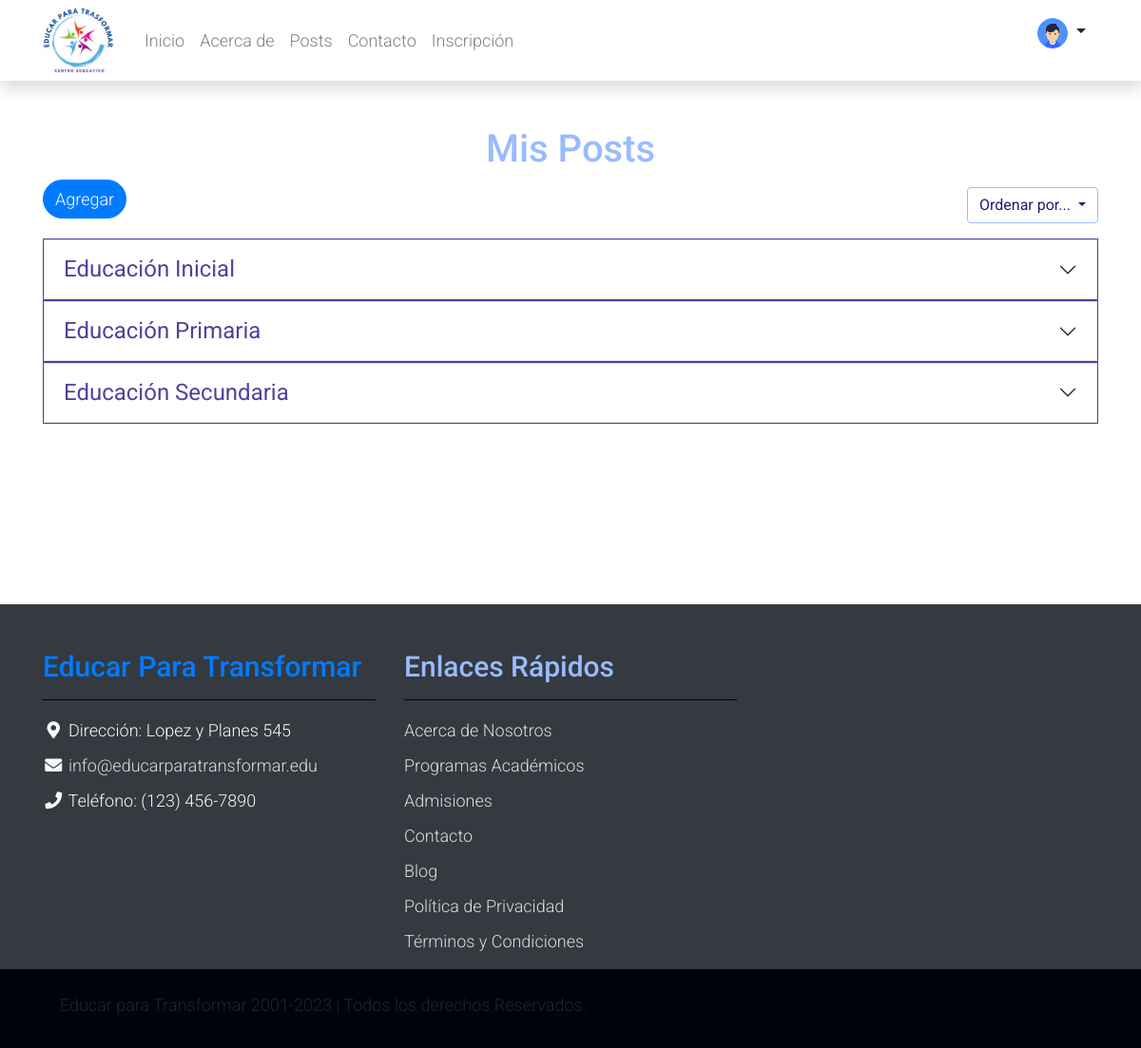
The app's page /misposts/?sort=a (signed in) with its own data.
### apps/usuario/models.py (models this page shows, shortened)
class Usuario(AbstractUser):
    imagen= models.ImageField(null=True,blank=True,upload_to='usuario',default='usuario/user-default.jpg')
    email = models.EmailField(unique= True, blank=False)
    es_colaborador = models.BooleanField(default=False)

### apps/posts/models.py (models this page shows, shortened)
class Post(models.Model):
    titulo = models.CharField(max_length=50, null=False)
    subtitulo = models.CharField(max_length=100, null=True, blank=True)
    fecha = models.DateTimeField(auto_now_add=True)
    texto = models.TextField(null=False)
    activo = models.BooleanField(default=True)
    categoria = models.ForeignKey(
        Categoria, on_delete=models.SET_NULL, null=True, default='Sin Categoria')
    imagen = models.ImageField(
        null=True, blank=True, upload_to='media/', default='static/post_default.png')
    publicado = models.DateTimeField(default=timezone.now)
    usuario = models.ForeignKey(Usuario, on_delete=models.CASCADE, default=1)
    class Meta:
        ordering = ['-publicado']

### apps/posts/views.py (the view)
# urls.py: path('misposts/', postUser, name='postUser'),
def postUser(request):
    postsUser = Post.objects.filter(usuario=request.user)
    sort_param = request.GET.get('sort')
    if sort_param == 'asc':
        postsorder = Post.objects.filter(
            usuario=request.user).order_by('fecha')
        return render(request, 'posts/Misposts.html', {'posts': postsorder})
    elif sort_param == 'desc':
        postsorder = Post.objects.filter(
            usuario=request.user).order_by('-fecha')
        return render(request, 'posts/Misposts.html', {'posts': postsorder})
    elif sort_param == 'a':
        postsorder = Post.objects.filter(
            usuario=request.user).order_by('titulo')
        return render(request, 'posts/Misposts.html', {'posts': postsorder})
    elif sort_param == 'z':
        postsorder = Post.objects.filter(
            usuario=request.user).order_by('-titulo')
        return render(request, 'posts/Misposts.html', {'posts': postsorder})
    else:
        return render(request, 'posts/Misposts.html', {'posts': postsUser})

### apps/posts/models.py (called while the page is built)
    def __str__(self):
        return self.nombre

### templates/posts/Misposts.html (shortened to what this page needs)
{% extends 'base.html' %}
{% load static %}
{% block content %}
<head>
    <link rel="stylesheet" href="https://cdn.jsdelivr.net/npm/bootstrap@5.2.1/dist/css/bootstrap.min.css">
    <link rel="stylesheet" href="https://stackpath.bootstrapcdn.com/bootstrap/4.5.2/css/bootstrap.min.css">
</head>
<body>
    <div class="container mt-5 ">
        <h1 class="text-center text-success">Mis Posts</h1>
        {% if user.is_authenticated and user.es_colaborador %}
        <a href="{% url 'apps.posts:agregar_post' %}" class="btn btn-primary rounded-pill" style="float: left;">Agregar</a>
        {% endif %}
        <div class="my-3 d-grid gap-2 d-md-flex justify-content-md-end">
            <div class="btn-group" role="group">
                <button type="button" class="btn btn-outline-success dropdown-toggle" data-bs-toggle="dropdown"
                    aria-expanded="false">
                    Ordenar por...
                </button>
            </div>
        </div>
        <div>
            <ul class="list-group">
                {% for post in posts%}
                {% if post.activo %}
                <span class="border border-success">
                    <div class="card accordion accordion-flush" id="accordionFlushExample">
                        <div class="accordion-item">
                            <h2 class="accordion-header">
                                <button class="font-size-large text-success accordion-button collapsed" type="button"
                                    data-bs-toggle="collapse" data-bs-target="#flush-collapse-{{ post.pk }}"
                                    aria-expanded="false" aria-controls="flush-collapse-{{ post.pk }}">
                                    {{ post.titulo }}
                                </button>
                            </h2>
                        </div>
                    </div>
                </span>
                {% endif %}
                {% endfor %}
            </ul>
        </div>
    </div>
</body>
{% endblock %}

### templates/base.html (shortened to what this page needs)
{% load static %}
<!DOCTYPE html>
<html lang="es-ar">
<head>
    <link rel="stylesheet" href="{% static 'assets/css/bootstrap.min.css' %}">
    <link rel="stylesheet" href="{% static 'assets/css/templatemo.css' %}">
    <link rel="stylesheet" href="{% static 'assets/css/custom.css' %}">
    <link rel="stylesheet" href="{% static 'assets/css/fontawesome.min.css' %}">
    <link href="https://cdn.jsdelivr.net/npm/bootstrap@5.2.1/dist/css/bootstrap.min.css" rel="stylesheet"
>
</head>
<body>
    <header>
        <nav class="navbar navbar-expand-lg navbar-light shadow" style="padding-left: 0; padding-right: 0;">
            <div class="container d-flex justify-content-between align-items-center">
        <div class="d-flex align-items-center">
            <a href="{% url 'apps.posts:index' %}" class="mr-4">
                <img src="{% static 'assets/img/logo.jpg' %}" style="max-width: 75px;">
            </a>
            <ul class="nav navbar-nav">
                <li class="nav-item">
                    <a class="nav-link" href="{% url 'apps.posts:index' %}">  Inicio </a>
                </li>
                <li class="nav-item">
                    <a class="nav-link" href="{% url 'about' %}"> Acerca de </a>
                </li>
                <li class="nav-item">
                    <a class="nav-link" href="{% url 'apps.posts:posts' %}"> Posts </a>
                </li>
                <li class="nav-item">
                    <a class="nav-link" href="{% url 'apps.contacto:contacto' %}"> Contacto </a>
                </li>
                <li class="nav-item">
                    <a class="nav-link" href="{% url 'apps.contacto:inscribirse' %}"> Inscripción </a>
                </li>
            </ul>
        </div>
        <div class="nav-item align-self-center d-flex text-center">
            {% if user.is_authenticated %}
            <div class="btn-group d-flex ">
                <p class="btn  dropdown-toggle" type="button" data-bs-toggle="dropdown"
                    data-bs-auto-close="true" aria-expanded="false">
                    <img src="{{ user.imagen.url }}" class="rounded-circle img-fluid"
                        style="object-fit:contain;width: 2rem;" alt="{{ user.username }}">
                </p>
            </div>
            {% else %}
            <a class="nav-icon position-relative text-decoration-none"
                href="{% url 'apps.usuario:login' %}">
                <span
                    class="position-absolute top-0 left-100 translate-middle badge rounded-pill bg-light text-dark">Login</span>
            </a>
            {% endif %}
            </div>
        </nav>
    </header>
    <main style="min-height: calc(100vh - 297px);">
        {% block content %}
        {% endblock %}
    </main>
    <footer class="bg-dark" id="tempaltemo_footer" style="z-index: -1;">
        <div class="container">
            <div class="row">
                <div class="col-md-4 pt-5">
                    <h2 class="h2 text-primary border-bottom pb-3 border-light logo">Educar Para Transformar</h2>
                    <ul class="list-unstyled text-light footer-link-list">
                        <li>
                            <i class="fas fa-map-marker-alt fa-fw"></i>
                            Dirección: Lopez y Planes 545
                        </li>
                        <li>
                            <i class="fa fa-envelope fa-fw"></i>
                            <a class="text-decoration-none" href="mailto:info@educarparatransformar.edu">info@educarparatransformar.edu</a>
                        </li>
                        <li>
                            <i class="fa fa-phone fa-fw"></i>
                            Teléfono: (123) 456-7890
                        </li>
                    </ul>
                </div>
                <div class="col-md-4 pt-5">
                    <h2 class="h2 text-light border-bottom pb-3 border-light">Enlaces Rápidos</h2>
                    <ul class="list-unstyled text-light footer-link-list">
                        <li><a class="text-decoration-none" href="#">Acerca de Nosotros</a></li>
                        <li><a class="text-decoration-none" href="#">Programas Académicos</a></li>
                        <li><a class="text-decoration-none" href="#">Admisiones</a></li>
                        <li><a class="text-decoration-none" href="#">Contacto</a></li>
                        <li><a class="text-decoration-none" href="#">Blog</a></li>
                        <li><a class="text-decoration-none" href="#">Política de Privacidad</a></li>
                        <li><a class="text-decoration-none" href="#">Términos y Condiciones</a></li>
                    </ul>
                </div>
            </div>
        </div>
        <div class="w-100 bg-black py-3">
            <div class="container">
                <div class="row pt-2">
                    <div class="col-12">
                        <p> <i class="fa-regular fa-copyright"></i> Educar para Transformar 2001-2023 | Todos los derechos Reservados.</p>
                    </div>
                </div>
            </div>
        </div>
    </footer>
</body>
</html>

### static/assets/css/templatemo.css (style rules this page uses)
body, ul, li, p, a, label, input, div { font-family: 'Roboto', sans-serif; font-size: 18px !important; font-weight: 300 !important; }
.h2 { font-family: 'Roboto', sans-serif; font-size: 30px !important; font-weight: 300; }
.logo { font-weight: 500 !important; }
.text-success { color: #2B1773 !important; }
.text-light { color: #cfd6e1 !important; }
.bg-dark { background-color: #00030D !important; }
.bg-black { background-color: #1d242d !important; }
#tempaltemo_footer a { color: #dcdde1; }
#tempaltemo_footer ul.footer-link-list li { padding-top: 10px; }
#tempaltemo_footer .border-light { border-color: #00030D !important; }

### static/assets/css/custom.css (style rules this page uses)
div.w-100.bg-black.py-3 { background-color: #00030D !important; }
h2.text-light.border-bottom.pb-3.border-light { color: #99BBFF !important; }
.btn-outline-success { color: #2B1773 !important; --bs-btn-color: #fff !important; --bs-btn-hover-color: #fff !important; --bs-btn-hover-bg: #533f9c !important; --bs-btn-active-bg: #fff !important; --bs-btn-active-color: #fff !important; --bs-btn-active-border-color: #fff !important; --bs-btn-disabled-color: #2B1773 !important; }
h1.text-center.text-success { color: #99BBFF !important; }
button.btn.btn-outline-success.dropdown-toggle { border-color: #99BBFF !important; }
ul.list-group .text-success { color: #533f9c !important; }
.border.border-success { border-color: #533f9c !important; }

### templates/posts/Misposts.html (style rules this page uses)
.font-size-large { font-size: 24px; }

### records on screen
Usuario: imagen (picture)
Post: titulo "Educación Inicial"
Post: titulo "Educación Primaria"
Post: titulo "Educación Secundaria"
